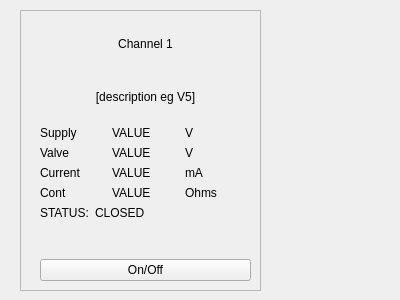
<?xml version="1.0" encoding="UTF-8"?>
<ui version="4.0">
 <class>channel_widget</class>
 <widget class="QWidget" name="channel_widget">
  <property name="geometry">
   <rect>
    <x>0</x>
    <y>0</y>
    <width>400</width>
    <height>300</height>
   </rect>
  </property>
  <property name="windowTitle">
   <string>Form</string>
  </property>
  <widget class="QWidget" name="channel_widget_0" native="true">
   <property name="geometry">
    <rect>
     <x>20</x>
     <y>10</y>
     <width>241</width>
     <height>281</height>
    </rect>
   </property>
   <widget class="QFrame" name="frame">
    <property name="geometry">
     <rect>
      <x>0</x>
      <y>0</y>
      <width>241</width>
      <height>281</height>
     </rect>
    </property>
    <property name="frameShape">
     <enum>QFrame::StyledPanel</enum>
    </property>
    <property name="frameShadow">
     <enum>QFrame::Raised</enum>
    </property>
    <widget class="QWidget" name="">
     <property name="geometry">
      <rect>
       <x>20</x>
       <y>10</y>
       <width>211</width>
       <height>261</height>
      </rect>
     </property>
     <layout class="QVBoxLayout" name="verticalLayout">
      <item>
       <widget class="QLabel" name="label">
        <property name="text">
         <string>Channel 1</string>
        </property>
        <property name="alignment">
         <set>Qt::AlignCenter</set>
        </property>
       </widget>
      </item>
      <item>
       <widget class="QLabel" name="label_description">
        <property name="text">
         <string>[description eg V5]</string>
        </property>
        <property name="alignment">
         <set>Qt::AlignCenter</set>
        </property>
       </widget>
      </item>
      <item>
       <layout class="QGridLayout" name="gridLayout">
        <item row="0" column="0">
         <widget class="QLabel" name="label_4">
          <property name="text">
           <string>Supply</string>
          </property>
         </widget>
        </item>
        <item row="0" column="1">
         <widget class="QLabel" name="label_supplyVal">
          <property name="text">
           <string>VALUE</string>
          </property>
         </widget>
        </item>
        <item row="0" column="2">
         <widget class="QLabel" name="label_5">
          <property name="text">
           <string>V</string>
          </property>
         </widget>
        </item>
        <item row="1" column="0">
         <widget class="QLabel" name="label_7">
          <property name="text">
           <string>Valve</string>
          </property>
         </widget>
        </item>
        <item row="1" column="2">
         <widget class="QLabel" name="label_8">
          <property name="text">
           <string>V</string>
          </property>
         </widget>
        </item>
        <item row="2" column="0">
         <widget class="QLabel" name="label_10">
          <property name="text">
           <string>Current</string>
          </property>
         </widget>
        </item>
        <item row="2" column="1">
         <widget class="QLabel" name="label_CurrentVal">
          <property name="text">
           <string>VALUE</string>
          </property>
         </widget>
        </item>
        <item row="2" column="2">
         <widget class="QLabel" name="label_14">
          <property name="text">
           <string>mA</string>
          </property>
         </widget>
        </item>
        <item row="3" column="0">
         <widget class="QLabel" name="label_2">
          <property name="text">
           <string>Cont</string>
          </property>
         </widget>
        </item>
        <item row="3" column="1">
         <widget class="QLabel" name="label_ContVal">
          <property name="text">
           <string>VALUE</string>
          </property>
         </widget>
        </item>
        <item row="3" column="2">
         <widget class="QLabel" name="label_15">
          <property name="text">
           <string>Ohms</string>
          </property>
         </widget>
        </item>
        <item row="1" column="1">
         <widget class="QLabel" name="label_ValveVal">
          <property name="text">
           <string>VALUE</string>
          </property>
         </widget>
        </item>
       </layout>
      </item>
      <item>
       <layout class="QFormLayout" name="formLayout">
        <item row="0" column="0">
         <widget class="QLabel" name="label_6">
          <property name="text">
           <string>STATUS:</string>
          </property>
         </widget>
        </item>
        <item row="0" column="1">
         <widget class="QLabel" name="label_statusVal">
          <property name="text">
           <string>CLOSED</string>
          </property>
         </widget>
        </item>
       </layout>
      </item>
      <item>
       <widget class="QPushButton" name="pushButton">
        <property name="text">
         <string>On/Off</string>
        </property>
       </widget>
      </item>
     </layout>
    </widget>
   </widget>
  </widget>
 </widget>
 <resources/>
 <connections/>
</ui>
